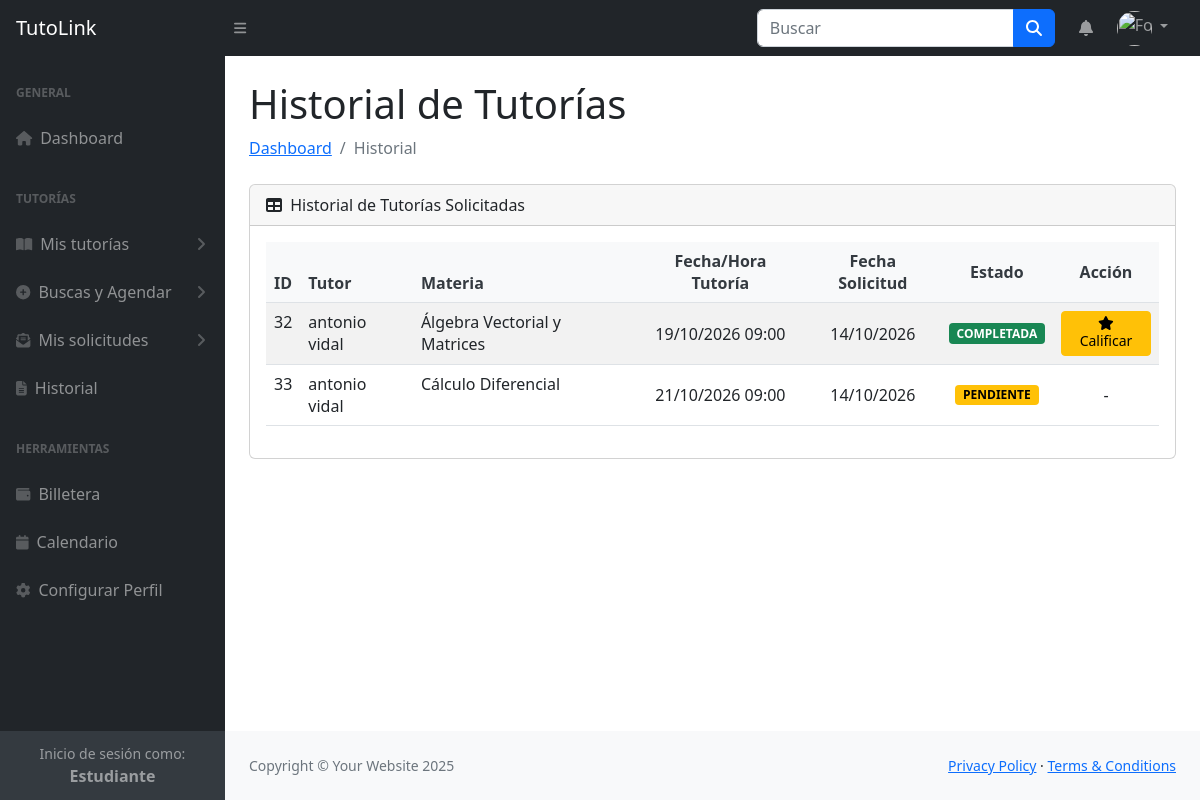
The app's page /Estudiante/Historial.php (signed in) with its own data.
### tables this page shows
CREATE TABLE `solicitudes_tutorias` (
  `id` int(11) NOT NULL AUTO_INCREMENT,
  `id_estudiante` int(11) NOT NULL,
  `id_tutor` int(11) NOT NULL,
  `id_oferta` int(11) NOT NULL,
  `fecha` date NOT NULL,
  `hora_inicio` time NOT NULL,
  `hora_fin` time NOT NULL,
  `duracion` decimal(3,1) NOT NULL,
  `precio_total` decimal(10,2) NOT NULL,
  `fecha_pago` datetime DEFAULT NULL,
  `estado` enum('PENDIENTE','ACEPTADA','CONFIRMADA','COMPLETADA','CANCELADA') DEFAULT 'PENDIENTE',
  `fecha_creacion` timestamp NOT NULL DEFAULT current_timestamp(),
  `fecha_cierre` datetime DEFAULT NULL,
  `fecha_cancelacion` datetime DEFAULT NULL,
  `link_sala_virtual` varchar(255) DEFAULT NULL,
  `motivo_rechazo` varchar(500) DEFAULT NULL,
  `comision_estudiante` decimal(10,2) DEFAULT NULL,
  `comision_tutor` decimal(10,2) DEFAULT NULL,
  `monto_neto_tutor` decimal(10,2) DEFAULT NULL,
  PRIMARY KEY (`id`),
  KEY `fk_solicitudes_estudiante` (`id_estudiante`),
  KEY `fk_solicitudes_tutor` (`id_tutor`),
  KEY `fk_solicitudes_oferta` (`id_oferta`),
  KEY `idx_sesion_grupal` (`id_tutor`,`id_oferta`,`fecha`,`hora_inicio`,`hora_fin`,`estado`),
  CONSTRAINT `fk_solicitudes_estudiante` FOREIGN KEY (`id_estudiante`) REFERENCES `usuarios` (`id`),
  CONSTRAINT `fk_solicitudes_oferta` FOREIGN KEY (`id_oferta`) REFERENCES `ofertas_tutorias` (`id`),
  CONSTRAINT `fk_solicitudes_tutor` FOREIGN KEY (`id_tutor`) REFERENCES `usuarios` (`id`)
);

CREATE TABLE `usuarios` (
  `id` int(11) NOT NULL AUTO_INCREMENT,
  `nombre` varchar(50) NOT NULL,
  `apellido` varchar(50) NOT NULL,
  `correo` varchar(100) NOT NULL,
  `telefono` varchar(20) DEFAULT NULL,
  `contrasena` varchar(255) NOT NULL,
  `rol` enum('estudiante','tutor','admin') NOT NULL,
  `perfil_imagen` varchar(255) DEFAULT NULL,
  `carrera` varchar(100) DEFAULT NULL,
  `anio_ciclo` varchar(20) DEFAULT NULL,
  `universidad_estudiante` varchar(100) DEFAULT NULL,
  `modalidad_tutor` varchar(50) DEFAULT NULL,
  `universidad_tutor` varchar(100) DEFAULT NULL,
  `descripcion` text DEFAULT NULL,
  `fecha_registro` timestamp NOT NULL DEFAULT current_timestamp(),
  PRIMARY KEY (`id`),
  UNIQUE KEY `correo` (`correo`)
);

CREATE TABLE `materias` (
  `id` int(11) NOT NULL AUTO_INCREMENT,
  `nombre_materia` varchar(100) NOT NULL,
  `descripcion` text DEFAULT NULL,
  PRIMARY KEY (`id`),
  UNIQUE KEY `nombre_materia` (`nombre_materia`)
);

### Estudiante/Historial.php (the view, shortened to what this page needs)
<?php
include 'Includes/Nav.php';
include '../Includes/db.php';
$id_estudiante = $_SESSION['id'];
$sql_historial = "
    SELECT
        s.id AS solicitud_id,
        s.fecha_creacion,
        CONCAT(s.fecha, ' ', s.hora_inicio) AS fecha_hora_tutoria,
        s.estado,
        s.id_tutor,
        m.nombre_materia AS tema_nombre,
        t.nombre AS nombre_tutor,
        t.apellido AS apellido_tutor,
        c.id AS calificacion_id,
        c.calificacion AS calificacion_actual
    FROM
        solicitudes_tutorias s
    JOIN
        usuarios t ON s.id_tutor = t.id
    JOIN
        ofertas_tutorias o ON s.id_oferta = o.id
    JOIN
        materias m ON o.id_materia = m.id
    LEFT JOIN
        calificaciones_tutorias c ON s.id = c.id_solicitud
    WHERE
        s.id_estudiante = :id_estudiante
    ORDER BY
        s.id ASC
";
try {
    $stmt = $conn->prepare($sql_historial);
    $stmt->bindParam(':id_estudiante', $id_estudiante, PDO::PARAM_INT);
    $stmt->execute();
    $historial = $stmt->fetchAll(PDO::FETCH_ASSOC);
} catch (PDOException $e) {
    error_log("Error al cargar historial (SQL/DB): " . $e->getMessage());
    $error_mensaje = "Hubo un error al cargar tu historial. Inténtalo de nuevo más tarde.";
}
?>
<!DOCTYPE html>
<html lang="en">
<head>
    <link href="https://cdn.jsdelivr.net/npm/simple-datatables@7.1.2/dist/style.min.css" rel="stylesheet" />
    <link href="css/styles.css" rel="stylesheet" />
</head>
<body class="sb-nav-fixed">
    <div id="layoutSidenav">
        <div id="layoutSidenav_nav">
            <?php include 'Includes/NavIzquierdo.php'; ?>
        </div>
        <div id="layoutSidenav_content">
            <main>
                <div class="container-fluid px-4">
                    <h1 class="mt-4">Historial de Tutorías</h1>
                    <ol class="breadcrumb mb-4">
                        <li class="breadcrumb-item"><a href="index.html">Dashboard</a></li>
                        <li class="breadcrumb-item active">Historial</li>
                    </ol>
                    <div class="card mb-4">
                        <div class="card-header">
                            <i class="fas fa-table me-1"></i>
                            Historial de Tutorías Solicitadas
                        </div>
                        <div class="card-body">
                            <?php if (isset($error_mensaje)): ?>
                                <div class="alert alert-danger"><?php echo $error_mensaje; ?></div>
                            <?php elseif (empty($historial)): ?>
                                <div class="alert alert-info">Aún no tienes solicitudes de tutoría en tu historial.</div>
                            <?php else: ?>
                                <div class="table-responsive">
                                    <table id="datatablesSimple" class="table table-striped table-hover">
                                        <thead>
                                            <tr>
                                                <th>ID</th>
                                                <th>Tutor</th>
                                                <th style="min-width: 150px;">Materia</th>
                                                <th class="text-center-data" style="min-width: 130px;">Fecha/Hora Tutoría</th>
                                                <th class="text-center-data" style="min-width: 130px;">Fecha Solicitud</th>
                                                <th class="text-center-data">Estado</th>
                                                <th class="text-center-data" style="min-width: 100px;">Acción</th>
                                            </tr>
                                        </thead>
                                        <tbody>
                                            <?php foreach ($historial as $solicitud): ?>
                                                <tr>
                                                    <td><?php echo htmlspecialchars($solicitud['solicitud_id']); ?></td>
                                                    <td><?php echo htmlspecialchars($solicitud['nombre_tutor'] . ' ' . $solicitud['apellido_tutor']); ?></td>
                                                    <td><?php echo htmlspecialchars($solicitud['tema_nombre']); ?></td>
                                                    <td class="text-center-data"><?php
                                                         echo date('d/m/Y H:i', strtotime($solicitud['fecha_hora_tutoria']));
                                                    ?></td>
                                                    <td class="text-center-data">
                                                        <?php echo date('d/m/Y', strtotime($solicitud['fecha_creacion'])); ?>
                                                    </td>
                                                    <td class="text-center-data">
                                                        <?php
                                                             $estado = htmlspecialchars($solicitud['estado']);
                                                             $clase_estado = '';
                                                             if ($estado === 'COMPLETADA') {
                                                                  $clase_estado = 'success';
                                                             } elseif ($estado === 'CANCELADA') {
                                                                  $clase_estado = 'danger';
                                                             } elseif ($estado === 'CONFIRMADA') {
                                                                  $clase_estado = 'primary';
                                                             } elseif ($estado === 'PENDIENTE') {
                                                                  $clase_estado = 'warning';
                                                             }elseif ($estado === 'ACEPTADA') {
                                                                  $clase_estado = '" style="background-color:#808080;color:white;';
                                                             }
                                                        ?>
                                                        <span class="badge badge-<?php echo $clase_estado; ?>">
                                                            <?php echo $estado; ?>
                                                        </span>
                                                    </td>
                                                    <td class="text-center-data">
                                                        <?php if ($solicitud['estado'] === 'COMPLETADA'): ?>
                                                            <?php if ($solicitud['calificacion_id']): ?>
                                                                <span class="badge calificacion-badge">
                                                                    <i class="fas fa-star"></i> <?php echo number_format((float)$solicitud['calificacion_actual'], 1); ?>/5
                                                                </span>
                                                            <?php else: ?>
                                                                <button
                                                                    type="button"
                                                                    class="btn btn-sm btn-warning btn-calificar"
                                                                    data-bs-toggle="modal"
                                                                    data-bs-target="#calificarModal"
                                                                    data-solicitud-id="<?php echo htmlspecialchars($solicitud['solicitud_id']); ?>"
                                                                    data-tutor-id="<?php echo htmlspecialchars($solicitud['id_tutor']); ?>"
                                                                    data-tutor-nombre="<?php echo htmlspecialchars($solicitud['nombre_tutor'] . ' ' . $solicitud['apellido_tutor']); ?>"
                                                                >
                                                                    <i class="fas fa-star"></i> Calificar
                                                                </button>
                                                            <?php endif; ?>
                                                        <?php else: ?>
                                                            <span>-</span>
                                                        <?php endif; ?>
                                                    </td>
                                                </tr>
                                            <?php endforeach; ?>
                                        </tbody>
                                    </table>
                                </div>
                                <?php endif; ?>
                        </div>
                    </div>
                    </div>
            </main>
            <footer class="py-4 bg-light mt-auto">
                <div class="container-fluid px-4">
                    <div class="d-flex align-items-center justify-content-between small">
                        <div class="text-muted">Copyright &copy; Your Website 2025</div>
                        <div>
                            <a href="#">Privacy Policy</a>
                            &middot;
                            <a href="#">Terms &amp; Conditions</a>
                        </div>
                    </div>
                </div>
            </footer>
        </div>
    </div>
</body>
</html>

### Estudiante/Historial.php (style rules this page uses)
.badge { font-size: 0.75em; padding: 0.35em 0.65em; border-radius: 0.25rem; color: #fff; font-weight: 600; }
.badge-success { background-color: #198754; }
.badge-warning { background-color: #ffc107; color: #000; }
.text-center-data { text-align: center; vertical-align: middle !important; }
#datatablesSimple thead th { background-color: #f8f9fa; color: #343a40; }
.card-body { padding: 1rem; }

### records on screen
solicitudes_tutorias: id "32", id_tutor.apellido "antonio vidal", materias.nombre_materia "Álgebra Vectorial y Matrices", fecha_hora_tutoria "19/10/2026 09:00", fecha_creacion "14/10/2026", estado "COMPLETADA"
solicitudes_tutorias: id "33", id_tutor.apellido "antonio vidal", materias.nombre_materia "Cálculo Diferencial", fecha_hora_tutoria "21/10/2026 09:00", fecha_creacion "14/10/2026", estado "PENDIENTE"
